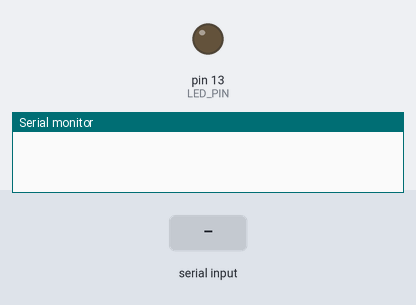
Bench run of a sketch on a simulated Arduino Nano, built with avr-gcc and run on an emulated ATmega328P. Parts: output pins drawn as LEDs (lit = HIGH), the last lines printed to the serial monitor. Dashed ring = blinking. The inputs (shaded band) are chosen by the test bench.

Above: at 0.1 s.
At 2.8 s:
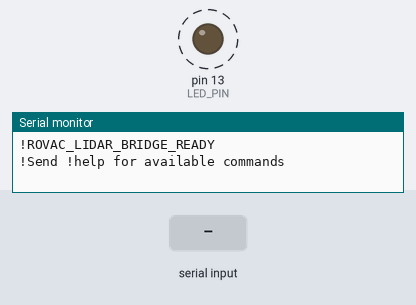
2.9 s: "id\n" received over Serial
5.1 s: "id\n" received over the second serial link
7.1 s: "version\n" received over the second serial link
9.1 s: "status\n" received over the second serial link
Timing chart, 0 to 12.1 s (numbered marks = the images above; inputs shaded):
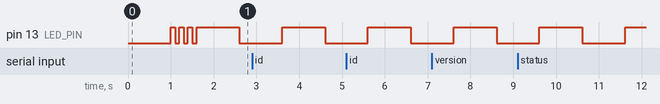

The sketch:

lidar_usb_bridge_professional.ino
```cpp
/*
  Professional ROVAC LIDAR USB Bridge
  Enhanced firmware with device identification and professional features

  Features:
  - Device identification (!id)
  - Firmware version (!version)
  - Real-time status (!status)
  - Baud rate reporting (!baud)
  - Statistics reset (!reset)
  - Help system (!help)
  - LED status indication
  - Professional-grade communication

  Wiring:
  - Nano Pin 2 (RX)  <- LIDAR TX
  - Nano Pin 3 (TX)  -> LIDAR RX
  - Nano 5V          <- LIDAR 5V
  - Nano GND         <- LIDAR GND
*/

#include <SoftwareSerial.h>

// Device identification
#define DEVICE_NAME "ROVAC_LIDAR_BRIDGE"
#define FIRMWARE_VERSION "2.0.0"
#define BAUD_RATE 115200

// LED pin for status indication
const int LED_PIN = 13;

// SoftwareSerial for LIDAR connection
SoftwareSerial lidarSerial(2, 3); // RX, TX (LIDAR connection)

// Statistics
unsigned long packetsForwarded = 0;
unsigned long bytesForwarded = 0;
unsigned long startTime = 0;
unsigned long lastActivity = 0;

// Command buffer
#define CMD_BUFFER_SIZE 64
char commandBuffer[CMD_BUFFER_SIZE];
int commandIndex = 0;

// Forward declarations
void processCommand(char* command);
void flashLED(int count, int duration);

void setup() {
  // Initialize LED
  pinMode(LED_PIN, OUTPUT);
  digitalWrite(LED_PIN, LOW);

  // Initialize serial communications
  Serial.begin(BAUD_RATE);      // USB serial (to host computer)
  lidarSerial.begin(BAUD_RATE);  // LIDAR serial (to LIDAR device)

  // Initialize statistics
  startTime = millis();
  lastActivity = millis();

  // Small delay for stabilization
  delay(1000);

  // Flash LED to indicate startup
  flashLED(3, 100);

  // Send startup notification
  Serial.println("!ROVAC_LIDAR_BRIDGE_READY");
  Serial.println("!Send !help for available commands");
}

void loop() {
  // Handle LED status indication
  static unsigned long lastBlink = 0;
  static bool ledState = false;

  unsigned long currentTime = millis();

  // Blink LED periodically to show device is active
  if (currentTime - lastBlink > 1000) {
    ledState = !ledState;
    digitalWrite(LED_PIN, ledState);
    lastBlink = currentTime;
  }

  // Process commands from USB host
  static char commandBuffer[CMD_BUFFER_SIZE];
  static int commandIndex = 0;

  // Check for incoming commands from USB host
  while (Serial.available()) {
    char c = Serial.read();

    // Command mode - commands start with '!'
    if (c == '!') {
      commandIndex = 0;
      continue;
    }

    // Process command characters
    if (commandIndex >= 0) {
      if (c == '\n' || c == '\r') {
        // End of command - process it
        if (commandIndex > 0) {
          commandBuffer[commandIndex] = '\0';
          processCommand(commandBuffer);
        }
        commandIndex = -1; // Reset command processing
      } else if (commandIndex < CMD_BUFFER_SIZE - 1) {
        commandBuffer[commandIndex++] = tolower(c);
      }
    }
  }

  // Forward data from LIDAR to USB host
  if (lidarSerial.available()) {
    int inByte = lidarSerial.read();
    Serial.write(inByte);
    bytesForwarded++;
    lastActivity = millis();

    // Update packet counter periodically
    if (bytesForwarded % 1000 == 0) {
      packetsForwarded++;
    }
  }

  // Forward data from USB host to LIDAR
  // Only forward if we're not in the middle of processing a command
  if (commandIndex < 0 && Serial.available()) {
    int inByte = Serial.read();
    lidarSerial.write(inByte);
    lastActivity = millis();
  }
}

void processCommand(char* command) {
  // Process different commands
  if (strcmp(command, "id") == 0) {
    Serial.print("!DEVICE_ID:");
    Serial.println(DEVICE_NAME);
  }
  else if (strcmp(command, "version") == 0) {
    Serial.print("!VERSION:");
    Serial.println(FIRMWARE_VERSION);
  }
  else if (strcmp(command, "status") == 0) {
    unsigned long uptime = (millis() - startTime) / 1000;
    unsigned long idleTime = (millis() - lastActivity) / 1000;
    Serial.print("!STATUS:Uptime=");
    Serial.print(uptime);
    Serial.print("s,Bytes=");
    Serial.print(bytesForwarded);
    Serial.print(",Packets=");
    Serial.print(packetsForwarded);
    Serial.print(",Idle=");
    Serial.println(idleTime);
  }
  else if (strcmp(command, "baud") == 0) {
    Serial.print("!BAUD_RATE:");
    Serial.println(BAUD_RATE);
  }
  else if (strcmp(command, "reset") == 0) {
    packetsForwarded = 0;
    bytesForwarded = 0;
    startTime = millis();
    lastActivity = millis();
    Serial.println("!STATISTICS_RESET");
  }
  else if (strcmp(command, "help") == 0) {
    Serial.println("!AVAILABLE_COMMANDS:!id,!version,!status,!baud,!reset,!help");
  }
  else {
    Serial.print("!UNKNOWN_COMMAND:");
    Serial.println(command);
  }
}

void flashLED(int count, int duration) {
  // Flash LED multiple times
  for (int i = 0; i < count; i++) {
    digitalWrite(LED_PIN, HIGH);
    delay(duration);
    digitalWrite(LED_PIN, LOW);
    delay(duration);
  }
}
```
